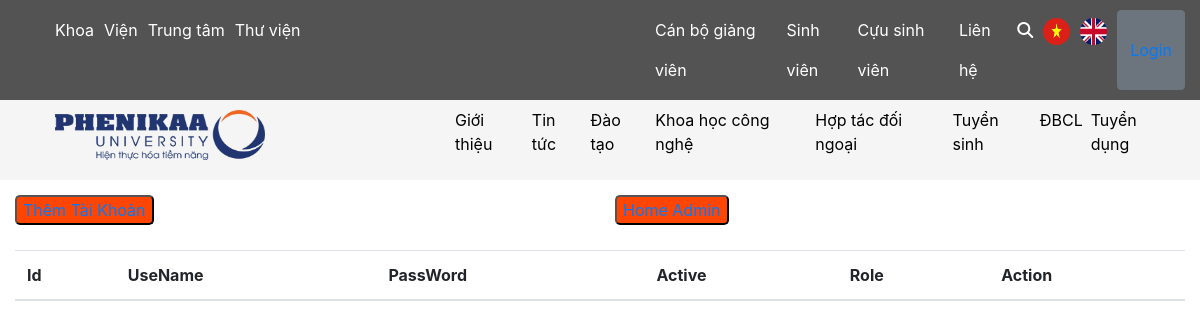
The app's page /account.php, older data.
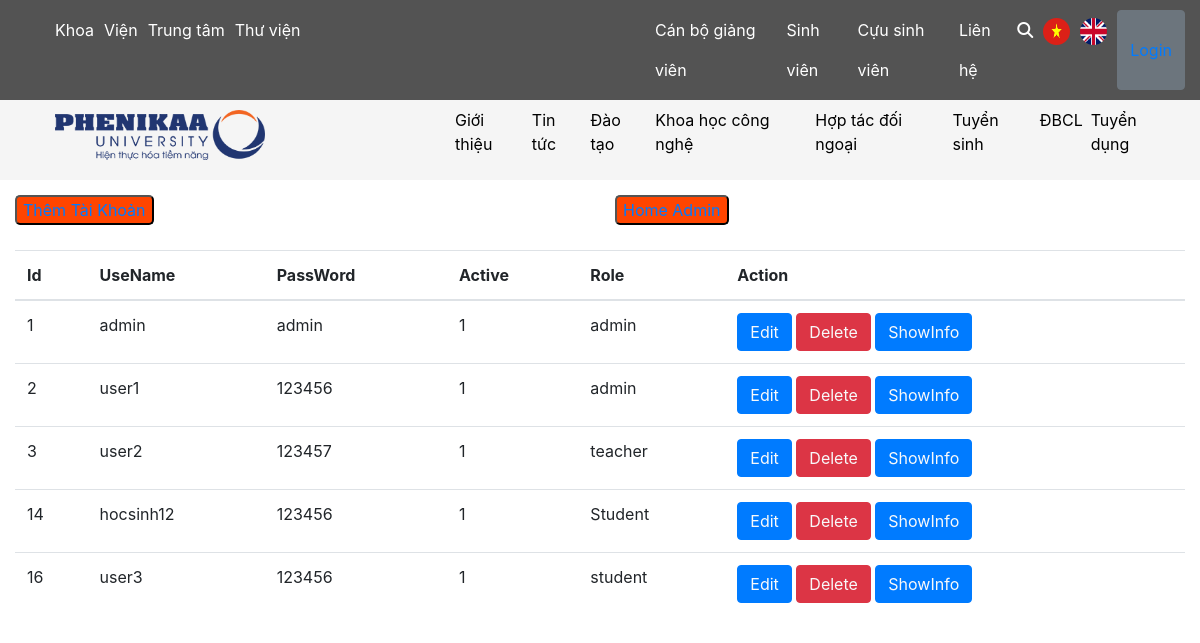
The same page, newer data.
### tables this page shows
CREATE TABLE `users` (
  `id` int(11) NOT NULL,
  `useName` varchar(255) DEFAULT NULL,
  `passWord` char(255) DEFAULT NULL,
  `role` varchar(255) DEFAULT NULL,
  `status` tinyint(1) DEFAULT NULL
);

### account.php (the view, shortened to what this page needs)
<?php
    include('connect.php');
?>
<!DOCTYPE html>
<html lang="en">
<head>
    <link rel="stylesheet" href="https://maxcdn.bootstrapcdn.com/bootstrap/4.5.2/css/bootstrap.min.css"/>
    <link rel="stylesheet" href="./style/style.css">
</head>
<body>
    <?php include('./header/header.php') ?>
    <div class="container-fluid">
        <div class="row">
            <div class="col-md-6">
                <button class="addAccount">
                    <a href="newAccount.php" class="text-decoration-none">Thêm Tài Khoản</a>
                </button>
            </div>
            <div class="col-md-6">
                <button class="addAccount">
                    <a href="admin.php" class="text-decoration-none">Home Admin</a>
                </button>
            </div>
        </div>
<table class="table">
    <thead>
        <tr>
        <th scope="col">Id</th>
        <th scope="col">UseName</th>
        <th scope="col">PassWord</th>
        <th scope ="col">Active</th>
        <th scope="col">Role</th>
        <th scope="col">Action</th>
        </tr>
    </thead>
    <tbody>
        <?php
            $sql = "SELECT * FROM `users`";
            $result = mysqli_query($conn,$sql);
            if($result){
               while( $row = mysqli_fetch_assoc($result)){
                   $id = $row['id'];
                   $useName = $row['useName'];
                   $passWord = $row['passWord'];
                   $status = $row['status'];
                   $role = $row['role'];
                   echo '<tr>
                        <td>'.$id.'</td>
                        <td>'.$useName.'</td>
                        <td>'.$passWord.'</td>
                        <td>'.$status.'</td>
                        <td>'.$role.'</td>
                        <td>
                        <button class="btn btn-primary"><a href="updateAccount.php ? updateid='.$id.'" class="text-light">Edit</a></button>
                        <button class="btn btn-danger"><a href="deleteAccount.php ? deleteid='.$id.' " class="text-light">Delete</a></button>
                        <button class="btn btn-primary"><a href="showInfo.php ? infoid='.$id.' " class="text-light">ShowInfo</a></button>
                    </td>
                   </tr>';
               }
            }
        ?>
    </tbody>
</table>
    </div>
</body>
</html>

### header/header.php (shortened to what this page needs)
<div class="container-fluid">
    <div class="row header-top">
        <div class="col-md-6 header-left">
            <ul class="header-menuLeft">
                <li>
                    <a href="" class="menuLeftItem">Khoa</a>
                </li>
                <li>
                    <a href="#" class="menuLeftItem">Viện</a>
                </li>
                <li>
                    <a href="#" class="menuLeftItem">Trung tâm</a>
                </li>
                <li>
                    <a href="#" class="menuLeftItem">Thư viện</a>
                </li>
            </ul>
        </div>
        <div class="col-md-6 header-right">
            <ul class="header-menuRight">
                <li><a href="#" class="menuRightItem">Cán bộ giảng viên</a></li>
                <li>
                    <a href="#" class="menuRightItem"> Sinh viên</a>
                </li>
                <li><a href="#" class="menuRightItem">Cựu sinh viên</a></li>
                <li><a href="#" class="menuRightItem">Liên hệ</a></li>
                <li><a href="#" class="menuRightItem"><i class="fas fa-search"></i></a></li>
                <li><a href="#" class="menuRightItem"><img src="./images/vn.jpg" class="language"></a></li>
                <li><a href="#" class="menuRightItem"><img src="./images/en.png" class="language"></a></li>
                <button type="button" class="btn btn-secondary"><a href="login.php">
                    ?></a></button>
            </ul>
        </div>
    </div>
    <div class="row header-down">
        <div class="col-md-4">
            <a href="#">
                <img src="./images/logo.png" class="logo">
            </a>
        </div>
        <div class="col-md-8 menuHeader-down">
            <ul class="menuRight-down">
                <li>
                    <a href="#">Giới thiệu</a>
                </li>
                <li>
                    <a href="news.php">Tin tức</a>
                </li>
                <li>
                    <a href="#">Đào tạo</a>
                </li>
                <li>
                    <a href="#" >Khoa học công nghệ</a>
                </li>
                <li>
                    <a href="#">Hợp tác đối ngoại</a>
                </li>
                <li>
                    <a href="#">Tuyển sinh</a>
                </li>
                <li>
                    <a href="#">ĐBCL</a>
                </li>
                <li><a href="#">Tuyển dụng</a></li>
            </ul>
        </div>
    </div>
</div>

### style/style.css (style rules this page uses)
.header-top { background-color: rgb(83, 83, 83); }
ul li { list-style-type: none; }
.header-menuLeft { position: relative; line-height: 40px; display: flex; margin-top: 10px; margin-bottom: 10px; }
.header-menuLeft > li > a { text-decoration: none; }
.header-menuLeft > li { display: inline-block; position: relative; line-height: 40px; }
.menuLeftItem { margin-right: 10px; position: relative; display: inline-block; color: white; }
.header-menuRight { position: relative; line-height: 40px; display: flex; margin-top: 10px; margin-bottom: 10px; }
.header-menuRight > li > a { text-decoration: none; }
.menuRightItem { margin-right: 10px; position: relative; display: inline-block; color: white; }
.language { height: 27px; width: 27px; border-radius: 15px; }
.header-down { height: 80px; background-color: whitesmoke; }
.logo { width: 250px; height: 50px; padding-left: 40px; margin-top: 10px; margin-bottom: 10px; }
.menuHeader-down { align-self: center; }
.menuRight-down { display: flex; }
.menuRight-down > li > a { text-decoration: none; margin-right: 8px; color: black; }
.addAccount { background-color: orangered; border-radius: 5px; margin-top: 15px; margin-bottom: 25px; }

Row changes from the older to the newer data that the page shows:
added users: id "1", useName "admin", passWord "admin", status "1", role "admin"
added users: id "2", useName "user1", passWord "123456", status "1", role "admin"
added users: id "3", useName "user2", passWord "123457", status "1", role "teacher"
added users: id "14", useName "hocsinh12", passWord "123456", status "1", role "Student"
added users: id "16", useName "user3", passWord "123456", status "1", role "student"
